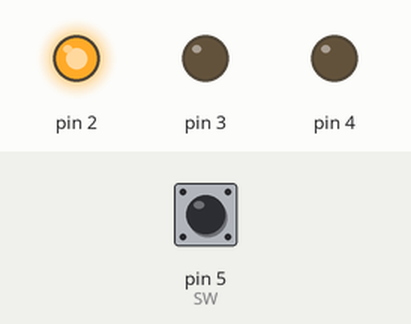
Simulated run of this sketch. Board: Arduino Uno, built with avr-gcc and run on an emulated ATmega328P. On the bench: output pins drawn as LEDs (lit = HIGH). The inputs (shaded band) are chosen by the test bench; at power-on: pin 5 (SW) LOW.

Above: at 1.2 s.
1.3 s: pin 5 (SW) pulled HIGH for 0.15 s
At 2.0 s:
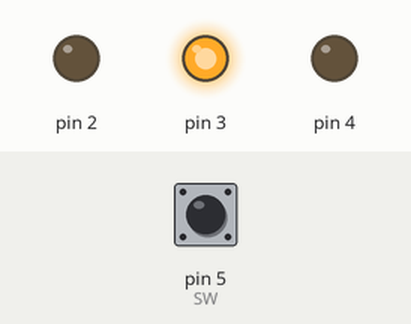
2.9 s: pin 5 (SW) pulled HIGH for 1 s
At 3.2 s:
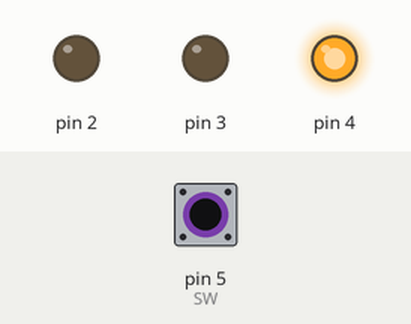
5.4 s: pin 5 (SW) pulled HIGH for 3.2 s
At 6.3 s:
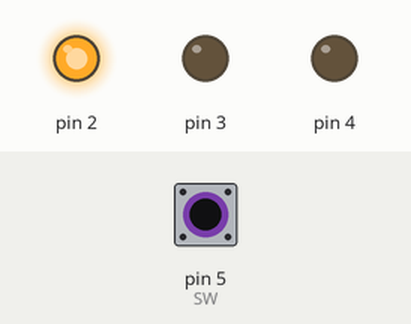
Timing chart, 0 to 8.4 s (numbered marks = the images above; inputs shaded):
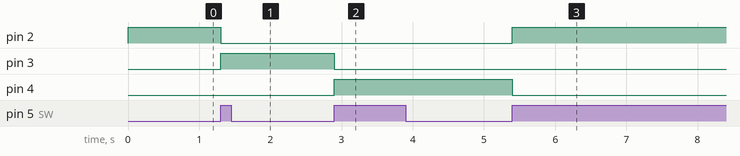

The sketch:

5.ino
```cpp
#define SW 5
unsigned int Sign;
unsigned char Sign_Flag;
unsigned char SW_Count=0;

void setup() {
  pinMode(2,OUTPUT);
  pinMode(3,OUTPUT);
  pinMode(4,OUTPUT);
  pinMode(SW,INPUT);
}

void First_LED(void) {
  digitalWrite(2, HIGH);
  digitalWrite(3, LOW);
  digitalWrite(4, LOW);
}
void Second_LED(void){
  digitalWrite(2, LOW);
  digitalWrite(3, HIGH);
  digitalWrite(4, LOW);
}
void Third_LED(void){
  digitalWrite(2, LOW);
  digitalWrite(3, LOW);
  digitalWrite(4, HIGH);
}

void loop(){
  Sign = digitalRead(SW);
  if((Sign == HIGH) && (Sign_Flag == 0))
  {
    Sign_Flag = 1;
    SW_Count++;
    SW_Count = (SW_Count%3);
  }
  if(digitalRead(SW) == LOW){
    Sign_Flag = 0;
  }

  switch(SW_Count)
  {
    case 0:
    First_LED();
    break;
    case 1:
    Second_LED();
    break;
    case 2:
    Third_LED();
    break;
    default:
    break;
  }
}
```

Measured:
- after the input at 1.3 s, pin 2: HIGH → LOW at once; pin 3: LOW → HIGH at once
- after the input at 2.9 s, pin 3: HIGH → LOW at once; pin 4: LOW → HIGH at once
- after the input at 5.4 s, pin 2: LOW → HIGH at once; pin 4: HIGH → LOW at once
